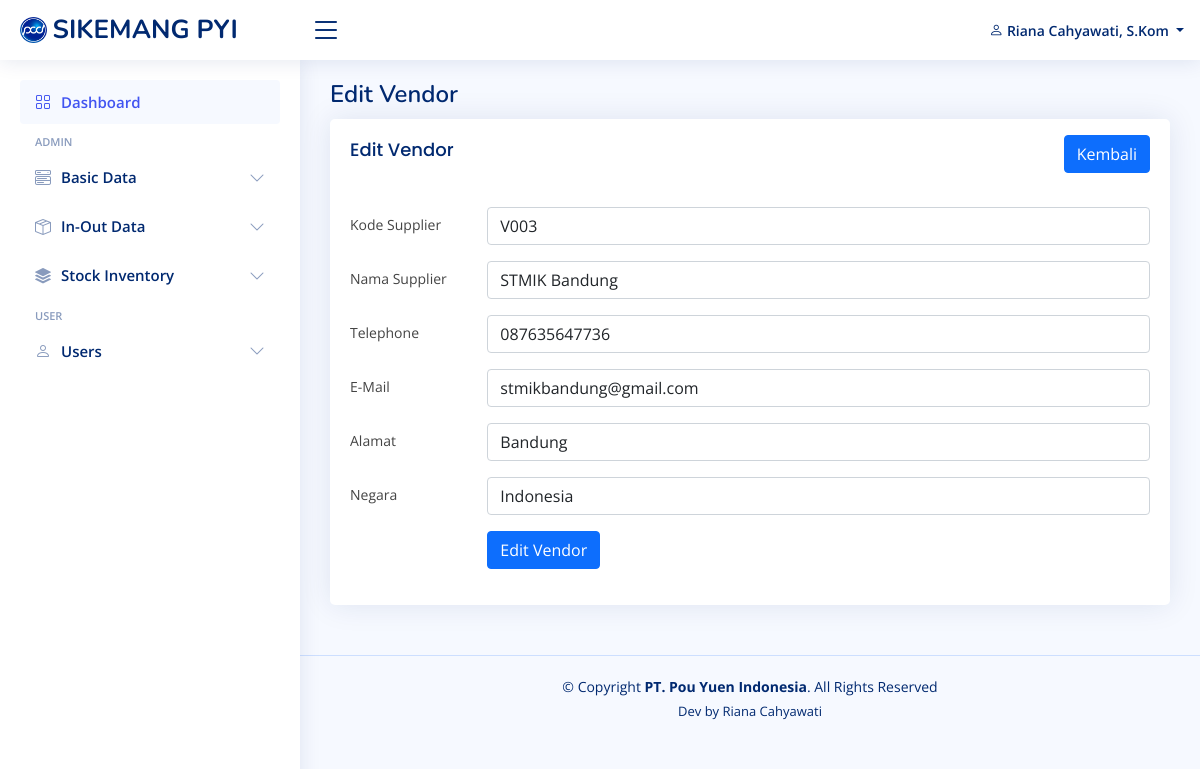
The app's page /view_basic_data/vendor_data_edit.php?id_vendor=3 (signed in), older data.
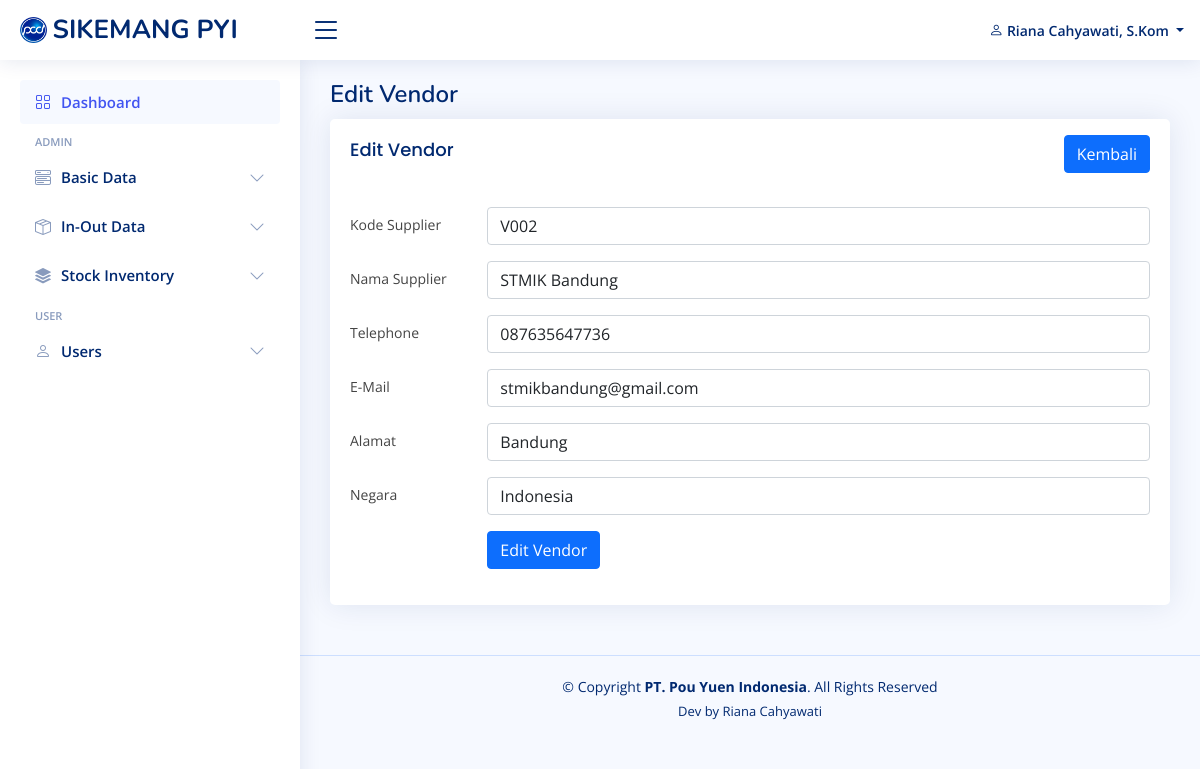
The same page, newer data.
### tables this page shows
CREATE TABLE `vendor_data` (
  `id_vendor_data` int(11) NOT NULL,
  `code_supplier` varchar(100) NOT NULL,
  `phone` varchar(20) NOT NULL,
  `name_supplier` varchar(255) NOT NULL,
  `email` varchar(255) NOT NULL,
  `address` varchar(255) NOT NULL,
  `country` varchar(255) NOT NULL
);

### functions.php (called while the page is built, shortened)
<?php
$conn = mysqli_connect("localhost", "root", "", "db_pouyuen");
function query($query)
{
    global $conn;
    $result = mysqli_query($conn, $query);
    $rows = [];
    while ($row = mysqli_fetch_assoc($result)) {
        $rows[] = $row;
    }
    return $rows;
}

### view_basic_data/vendor_data_edit.php (the view, shortened to what this page needs)
<?php
include "../view_template/header.php";
include "../view_template/topbar.php";
include "../view_template/sidebar.php";
$id = $_GET["id_vendor"];
$vendor_data = query("SELECT * FROM vendor_data WHERE id_vendor_data = $id")[0];
?>
<main id="main" class="main">
    <div class="pagetitle">
        <h1>Edit Vendor</h1>
    </div>
    <section class="section dashboard">
        <div class="row">
            <div class="col">
                <div class="row">
                    <div class="col-12">
                        <div class="card recent-sales overflow-auto">
                            <div class="card-body">
                                <div class="row mb-4">
                                    <div class="col">
                                        <h5 class="card-title">Edit Vendor</h5>
                                    </div>
                                    <div class="col">
                                        <a href="vendor_data.php" class="btn btn-primary mt-3 float-end">Kembali</a>
                                    </div>
                                </div>
                                <div class="row">
                                    <form action="" method="POST">
                                        <div class="row mb-3">
                                            <label class="col-sm-2 col-form-label">Kode Supplier</label>
                                            <div class="col-sm-10">
                                                <input type="text" class="form-control" name="code_supplier" value="<?= $vendor_data["code_supplier"]; ?>">
                                            </div>
                                        </div>
                                        <div class="row mb-3">
                                            <label class="col-sm-2 col-form-label">Nama Supplier</label>
                                            <div class="col-sm-10">
                                                <input type="text" class="form-control" name="name_supplier" value="<?= $vendor_data["name_supplier"]; ?>">
                                            </div>
                                        </div>
                                        <div class="row mb-3">
                                            <label class="col-sm-2 col-form-label">Telephone</label>
                                            <div class="col-sm-10">
                                                <input type="number" class="form-control" name="phone" value="<?= $vendor_data["phone"]; ?>">
                                            </div>
                                        </div>
                                        <div class="row mb-3">
                                            <label class="col-sm-2 col-form-label">E-Mail</label>
                                            <div class="col-sm-10">
                                                <input type="email" class="form-control" name="email" value="<?= $vendor_data["email"]; ?>">
                                            </div>
                                        </div>
                                        <div class="row mb-3">
                                            <label class="col-sm-2 col-form-label">Alamat</label>
                                            <div class="col-sm-10">
                                                <input type="text" class="form-control" name="address" value="<?= $vendor_data["address"]; ?>">
                                            </div>
                                        </div>
                                        <div class="row mb-3">
                                            <label class="col-sm-2 col-form-label">Negara</label>
                                            <div class="col-sm-10">
                                                <input type="text" class="form-control" name="country" value="<?= $vendor_data["country"]; ?>">
                                            </div>
                                        </div>
                                        <div class="row mb-3">
                                            <label class="col-sm-2 col-form-label"></label>
                                            <div class="col-sm-10">
                                                <button type="submit" class="btn btn-primary" name="vendor_edit">Edit Vendor</button>
                                            </div>
                                        </div>
                                    </form>
                                </div>
                            </div>
                        </div>
                    </div>
                </div>
            </div>
        </div>
    </section>
</main>
<?php include "../view_template/footer.php";
?>

Row changes from the older to the newer data that the page shows:
changed vendor_data "STMIK Bandung": code_supplier "V003" → "V002"
